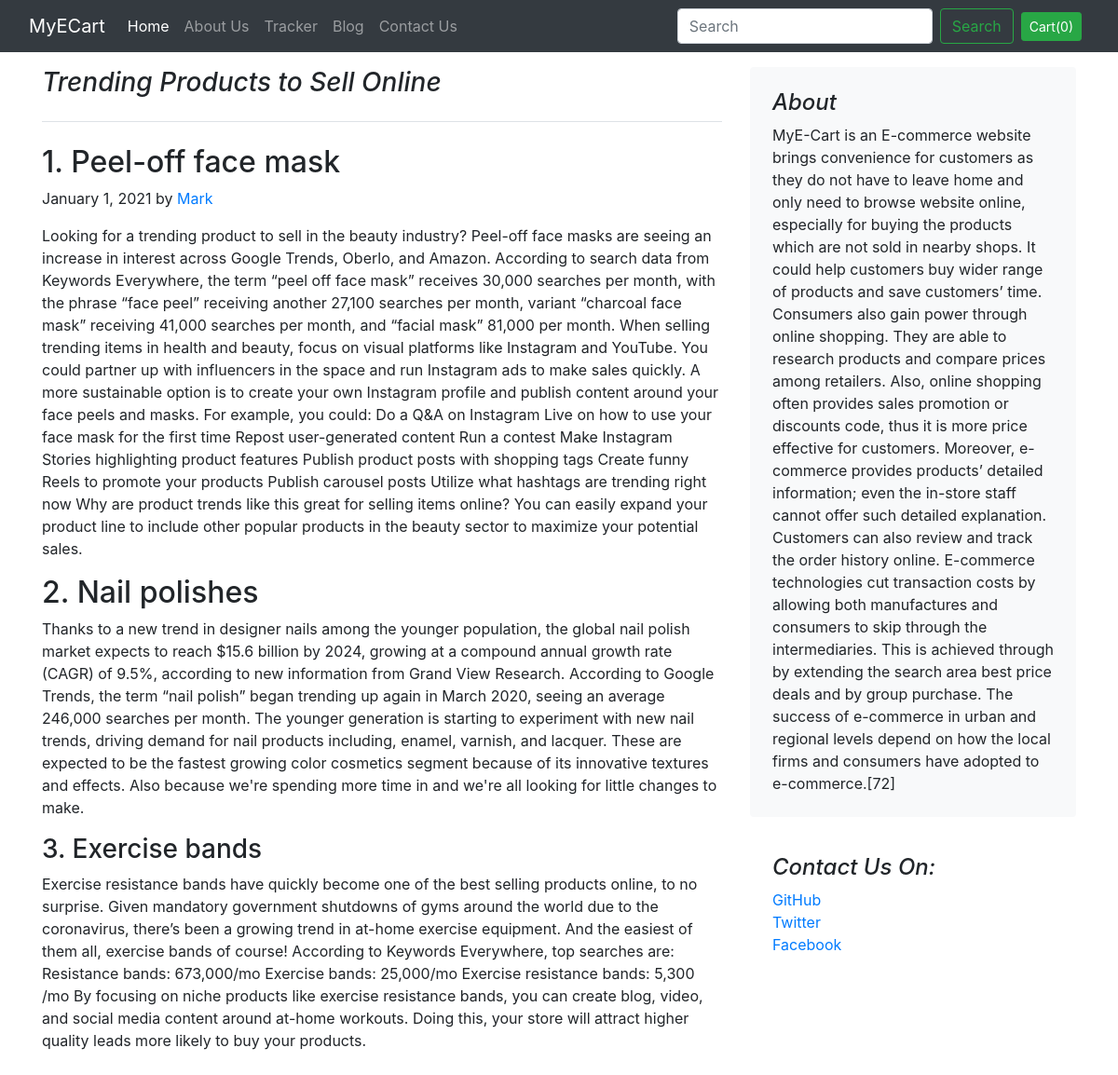
Screenshot of /blog/blogpost/5 with the database file from the repository.
### blog/models.py (models this page shows)
class Blogpost(models.Model):
    post_id = models.AutoField(primary_key=True)
    title = models.CharField(max_length=50)
    head0=models.CharField(max_length=500,default="")
    chead0=models.CharField(max_length=5000,default="")
    head1=models.CharField(max_length=500,default="")
    chead1=models.CharField(max_length=5000,default="")
    head2=models.CharField(max_length=500,default="")
    chead2=models.CharField(max_length=5000,default="")
    pub_date = models.DateField()
    Thumbnail=models.ImageField(upload_to='shop/images',default="")
    def __str__(self):
        return self.title

### blog/views.py (the view)
# urls.py: path("blogpost/<int:id>",views.blogpost,name="blogPost")
def blogpost(request,id):
    post = Blogpost.objects.filter(post_id=id)[0]
    print(post)
    return render(request,'blog/blogpost.html',{'post':post})

### blog/templates/blog/blogpost.html (shortened to what this page needs)
{% extends 'blog/basic.html' %}
{% block body %}
<div class="container mt-3">
<div class="row g-5 my-4">
    <div class="col-md-8">
      <h3 class="pb-4 mb-4 fst-italic border-bottom">
      {{post.title}}
      </h3>
      <article class="blog-post">
        <h2 class="blog-post-title">{{post.head0}}</h2>
        <p class="blog-post-meta">January 1, 2021 by <a href="#">Mark</a></p>
        <p>{{post.chead0}}</p>
        <h2>{{post.head1}}</h2>
        <p>{{post.chead1}}</p>
        <h3>{{post.head2}}</h3>
        <p>{{post.chead2}}</p>
      </article>
    </div>
    <div class="col-md-4">
      <div class="position-sticky" style="top: 2rem;">
        <div class="p-4 mb-3 bg-light rounded">
          <h4 class="fst-italic">About</h4>
          <p class="mb-0">MyE-Cart is an E-commerce website brings convenience for customers as they do not have to leave home and only need to browse website online, especially for buying the products which are not sold in nearby shops. It could help customers buy wider range of products and save customers’ time. Consumers also gain power through online shopping. They are able to research products and compare prices among retailers. Also, online shopping often provides sales promotion or discounts code, thus it is more price effective for customers. Moreover, e-commerce provides products’ detailed information; even the in-store staff cannot offer such detailed explanation. Customers can also review and track the order history online.
E-commerce technologies cut transaction costs by allowing both manufactures and consumers to skip through the intermediaries. This is achieved through by extending the search area best price deals and by group purchase. The success of e-commerce in urban and regional levels depend on how the local firms and consumers have adopted to e-commerce.[72]
</div>
        <div class="p-4">
          <h4 class="fst-italic">Contact Us On:</h4>
          <ol class="list-unstyled">
            <li><a href="#">GitHub</a></li>
            <li><a href="#">Twitter</a></li>
            <li><a href="#">Facebook</a></li>
          </ol>
        </div>
      </div>
    </div>
  </div>
</div>
{% endblock %}

### rows the page displays
Blogpost: title "Trending Products to Sell Online", head0 "1. Peel-off face mask", chead0 "Looking for a trending product to sell in the beauty industry? Peel-off face masks are seeing an increase in interest across Google Trends, Oberlo, and Amazon. According to search data from Keywords Everywhere, the term “peel off face mask” receives 30,000 searches per month, with the phrase “face peel” receiving another 27,100 searches per month, variant “charcoal face mask” receiving 41,000 searches per month, and “facial mask” 81,000 per month. When selling trending items in health and beauty, focus on visual platforms like Instagram and YouTube. You could partner up with influencers in the space and run Instagram ads to make sales quickly. A more sustainable option is to create your own…", head1 "2. Nail polishes", chead1 "Thanks to a new trend in designer nails among the younger population, the global nail polish market expects to reach $15.6 billion by 2024, growing at a compound annual growth rate (CAGR) of 9.5%, according to new information from Grand View Research. According to Google Trends, the term “nail polish” began trending up again in March 2020, seeing an average 246,000 searches per month. The younger generation is starting to experiment with new nail trends, driving demand for nail products including, enamel, varnish, and lacquer. These are expected to be the fastest growing color cosmetics segment because of its innovative textures and effects. Also because we're spending more time in and…", head2 "3. Exercise bands", chead2 "Exercise resistance bands have quickly become one of the best selling products online, to no surprise. Given mandatory government shutdowns of gyms around the world due to the coronavirus, there’s been a growing trend in at-home exercise equipment. And the easiest of them all, exercise bands of course! According to Keywords Everywhere, top searches are: Resistance bands: 673,000/mo Exercise bands: 25,000/mo Exercise resistance bands: 5,300 /mo By focusing on niche products like exercise resistance bands, you can create blog, video, and social media content around at-home workouts. Doing this, your store will attract higher quality leads more likely to buy your products."
